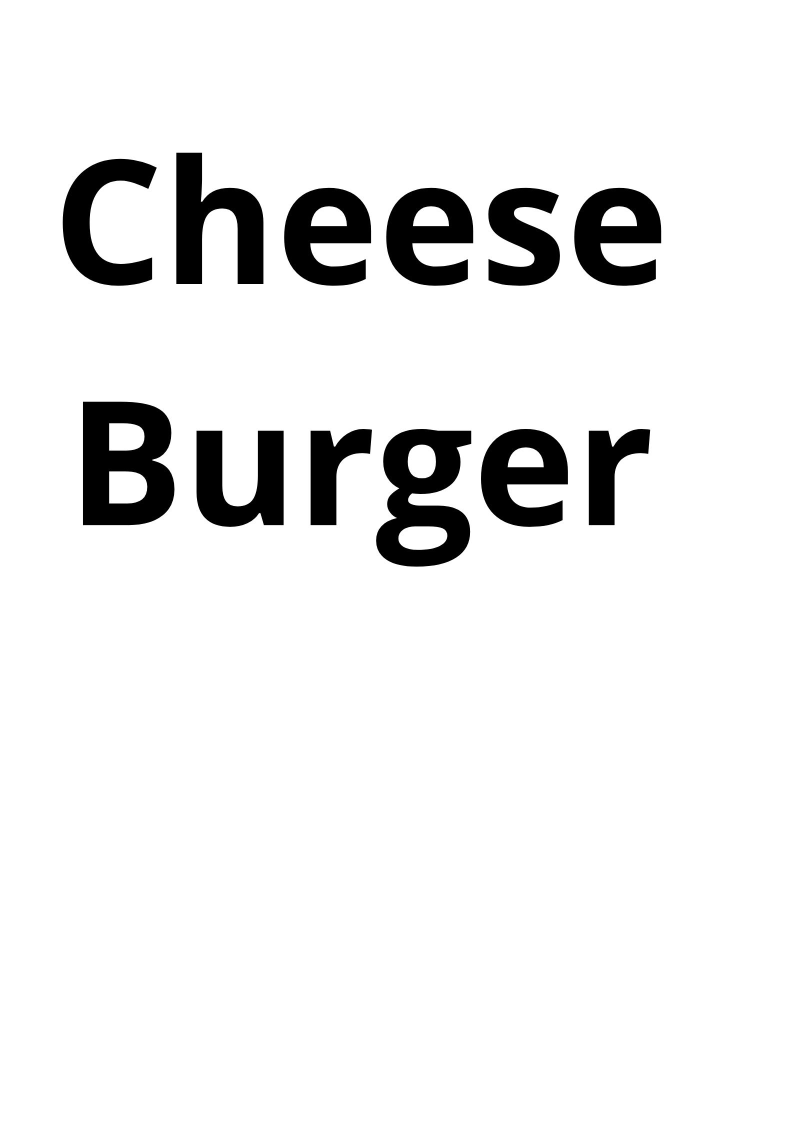
#> input picture Text/Cheese Burger.jpg, 1587 x 2245 px (shown at 1/2 size)
$ jupyter execute --allow-errors 2.Character.ipynb
#> lines starting #> are read from the running program, lines starting #| are printed output that depends on the picture
[cell 1]
import cv2
import pytesseract

[cell 2]
pytesseract.pytesseract.tesseract_cmd = r"C:\Program Files\Tesseract-OCR\tesseract.exe"

[cell 3]
image = cv2.imread('Cheese Burger.jpg')
#> image is the input picture: shape (2245, 1587, 3); min 0, max 255, mean 236.2
image = cv2.resize(image ,(400,400) ,interpolation=cv2.INTER_AREA)
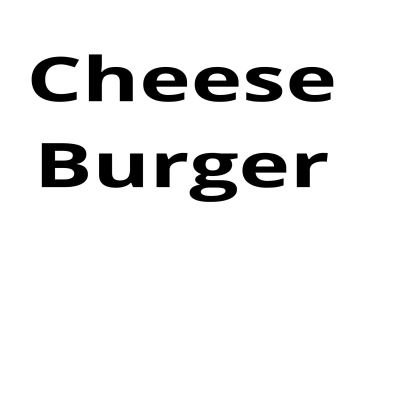
#> image: shape (400, 400, 3); min 0, max 255, mean 236.2

[cell 4]
# pytesseract accepts only RGB images
image = cv2.cvtColor(image ,cv2.COLOR_BGR2RGB)

[cell 5]
imgH ,imgW = image.shape[:2]
#> imgH = 400; imgW = 400
